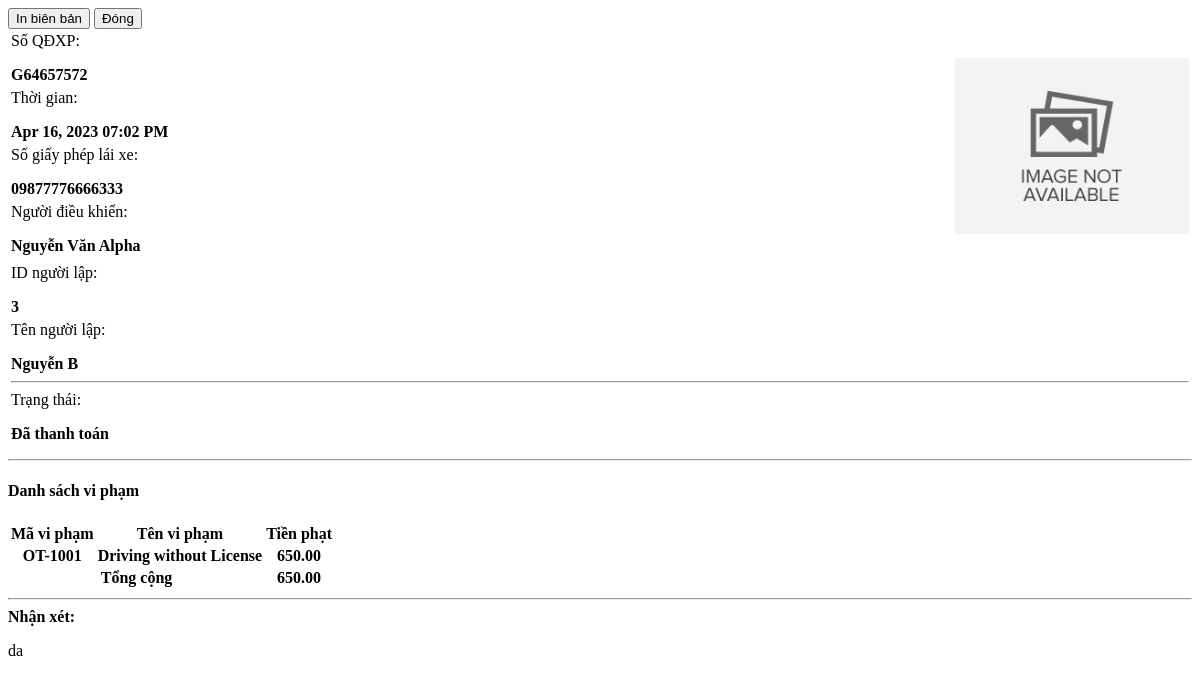
/admin/violations/view_details.php?id=7, run on the app's committed database.
### tables this page shows
CREATE TABLE `violation_items` (
  `driver_violation_id` int(30) NOT NULL,
  `violation_id` int(30) DEFAULT NULL,
  `fine` float NOT NULL,
  `status` tinyint(1) NOT NULL DEFAULT 0 COMMENT '0=pending, 1=paid',
  `date_created` datetime NOT NULL DEFAULT current_timestamp()
);

CREATE TABLE `violations` (
  `id` int(30) NOT NULL,
  `code` varchar(50) NOT NULL,
  `name` text NOT NULL,
  `description` text NOT NULL,
  `fine` float NOT NULL,
  `status` tinyint(4) NOT NULL DEFAULT 1 COMMENT '0=Inactive, 1=Active',
  `date_created` datetime NOT NULL DEFAULT current_timestamp(),
  `date_updated` datetime DEFAULT NULL ON UPDATE current_timestamp()
);

### classes/DBConnection.php (called while the page is built, shortened)
<?php
class DBConnection{
    private $host = DB_SERVER;
    private $username = DB_USERNAME;
    private $password = DB_PASSWORD;
    private $database = DB_NAME;
    public $conn;
    public function __construct(){
        if (!isset($this->conn)) {
            $this->conn = new mysqli($this->host, $this->username, $this->password, $this->database);
        }
    }
}
?>

### classes/SystemSettings.php (called while the page is built, shortened)
<?php
class SystemSettings extends DBConnection{
	function info($field=''){
		if(!empty($field)){
			if(isset($_SESSION['system_info'][$field]))
				return $_SESSION['system_info'][$field];
			else
				return false;
		}else{
			return false;
		}
	}
}
$_settings = new SystemSettings();
?>

### config.php (called while the page is built, shortened)
<?php
require_once('classes/DBConnection.php');
require_once('classes/SystemSettings.php');
function validate_image($file){
	if(!empty($file)){
		if(is_file(base_app.$file)){
			return base_url.$file;
		}else{
			return base_url.'dist/img/no-image-available.png';
		}
	}else{
		return base_url.'dist/img/no-image-available.png';
	}
}
?>

### admin/violations/view_details.php (the view, shortened to what this page needs)
<?php
require_once('../../config.php');
if(isset($_GET['id']) && $_GET['id'] > 0){
    $qry2 = $conn->query("SELECT i.*,o.code,o.name from `violation_items` i inner join `violations` o on i.violation_id = o.id where i.driver_violation_id = '{$_GET['id']}' ");
    $violation_arr = array();
	if($qry2->num_rows > 0){
        while($row = $qry2->fetch_assoc()){
            $violation_arr[]=$row;
        }
    }
}
?>
<div class="container-fluid">
    <div class="w-100 d-flex justify-content-end mb-2">
        <button class="btn btn-flat btn-sm btn-default bg-lightblue" type="button" id="print"><i class="fa fa-print"></i> In biên bản</button>
        <button class="btn btn-flat btn-sm btn-default bg-black" data-dismiss="modal"><i class="fa fa-times"></i> Đóng</button>
    </div>
    <div class="border border-dark px-2 py-2" id="print_out">
        <table class="table boder-0">
            <tr class='boder-0'>
                <td width="80%" class='boder-0 align-bottom'>
                    <div class="row">
                        <div class="col-12">
                            <div class="row justify-content-between  w-max-100">
                                <div class="col-6 d-flex w-max-100">
                                    <label class="float-left w-auto whitespace-nowrap">Số QĐXP: </label>
                                    <p class="col-md-auto border-bottom px-2 border-dark w-100"><b><?php echo $ticket_no ?></b></p>
                                </div>
                                <div class="col-6 d-flex w-max-100">
                                    <label class="float-left w-auto whitespace-nowrap">Thời gian: </label>
                                    <p class="col-md-auto border-bottom px-2 border-dark w-100"><b><?php echo date("M d, Y h:i A",strtotime($date_created)) ?></b></p>
                                </div>
                            </div>
                            <div class="d-flex w-max-100">
                                <label class="float-left w-auto whitespace-nowrap">Số giấy phép lái xe:</label>
                                <p class="col-md-auto border-bottom border-dark w-100"><b><?php echo $license_id_no ?></b></p>
                            </div>
                            <div class="d-flex w-max-100">
                                <label class="float-left w-auto whitespace-nowrap">Người điều khiển:</label>
                                <p class="col-md-auto border-bottom border-dark w-100"><b><?php echo $driver ?></b></p>
                            </div>
                        </div>
                    </div>
                </td>
                <td width="20%" class="border-3 border-dark">
                    <div class="w-100 d-flex align-items-center justify-content-center">
                        <img src="<?php echo validate_image($_settings->info('logo')) ?>" alt="<?php $_settings->info('short_name') ?>" class="img-thumnail" id="cimg">
                    </div>
                </td>
            </tr>
            <tr>
                <td colspan='2'>
                    <div class="d-flex w-max-100">
                        <label class="float-left w-auto whitespace-nowrap">ID người lập:</label>
                        <p class="col-md-auto border-bottom border-dark w-100"><b><?php echo $officer_id ?></b></p>
                    </div>
                    <div class="d-flex w-max-100">
                        <label class="float-left w-auto whitespace-nowrap">Tên người lập:</label>
                        <p class="col-md-auto border-bottom border-dark w-100"><b><?php echo $officer_name ?></b></p>
                    </div>
                    <hr>
                    <div class="d-flex w-max-100">
                        <label class="float-left w-auto whitespace-nowrap">Trạng thái:</label>
                        <p class=" border-bottom border-dark px-4"><b><?php echo ($status == 1) ? "Đã thanh toán" : "Chưa thanh toán" ?></b></p>
                    </div>
                </td>
            </tr>
        </table>
        <hr class='bg-dark border-dark'>
        <h4 class="text-center"><b>Danh sách vi phạm</b></h4>
        <table class='table table-stripped px-4'>
            <thead>
                <tr>
                    <th>Mã vi phạm</th>
                    <th>Tên vi phạm</th>
                    <th class="text-right">Tiền phạt</th>
                </tr>
            </thead>
            <tbody>
                <?php
                foreach($violation_arr as $row):
                ?>
                <tr>
                    <th><?php echo $row['code'] ?></th>
                    <th><?php echo $row['name'] ?></th>
                    <th class='text-right'><?php echo number_format($row['fine'],2) ?></th>
                </tr>
                <?php endforeach; ?>
            </tbody>
            <tfoot>
                <tr>
                    <th class='text-center' colspan="2">Tổng cộng</th>
                    <th class="text-right"><?php echo number_format($total_amount,2) ?></th>
                </tr>
            </tfoot>
        </table>
        <hr class="bg-dark border-dark">
        <b>Nhận xét:</b>
        <p><?php echo $remarks ?></p>
    </div>
</div>

### admin/violations/view_details.php (style rules this page uses)
img#cimg { height: 100%; width: 100%; object-fit: scale-down; object-position: center center; }
p,label { margin-bottom:5px; }

### data on the page
violation_items: violation.code "OT-1001", violation.name "Driving without License", fine "650.00"

### other printed values
$ticket_no "G64657572"
date("M d, Y h:i A",strtotime($date_created)) "Apr 16, 2023 07:02 PM"
$license_id_no "09877776666333"
$driver "Nguyễn Văn Alpha"
$officer_id "3"
$officer_name "Nguyễn B"
$total_amount "650.00"
$remarks "da"
